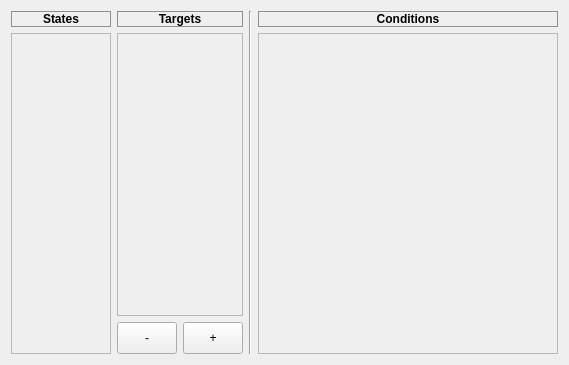
<?xml version="1.0" encoding="UTF-8"?>
<ui version="4.0">
 <class>Tab_Logic</class>
 <widget class="QWidget" name="Tab_Logic">
  <property name="geometry">
   <rect>
    <x>0</x>
    <y>0</y>
    <width>511</width>
    <height>365</height>
   </rect>
  </property>
  <property name="windowTitle">
   <string>Form</string>
  </property>
  <layout class="QGridLayout" name="gridLayout_3">
   <item row="0" column="0">
    <layout class="QGridLayout" name="gridLayout">
     <property name="verticalSpacing">
      <number>6</number>
     </property>
     <item row="0" column="1" colspan="2">
      <widget class="QLabel" name="label_2">
       <property name="font">
        <font>
         <weight>75</weight>
         <bold>true</bold>
        </font>
       </property>
       <property name="styleSheet">
        <string notr="true">border: 1px solid #8f8f91</string>
       </property>
       <property name="text">
        <string>Targets</string>
       </property>
       <property name="alignment">
        <set>Qt::AlignCenter</set>
       </property>
      </widget>
     </item>
     <item row="2" column="1">
      <widget class="QPushButton" name="button_removeTarget">
       <property name="sizePolicy">
        <sizepolicy hsizetype="Maximum" vsizetype="Maximum">
         <horstretch>0</horstretch>
         <verstretch>0</verstretch>
        </sizepolicy>
       </property>
       <property name="maximumSize">
        <size>
         <width>60</width>
         <height>32</height>
        </size>
       </property>
       <property name="text">
        <string>-</string>
       </property>
      </widget>
     </item>
     <item row="1" column="1" colspan="2">
      <widget class="QScrollArea" name="scrollArea_logic_targets">
       <property name="sizePolicy">
        <sizepolicy hsizetype="Expanding" vsizetype="Expanding">
         <horstretch>0</horstretch>
         <verstretch>0</verstretch>
        </sizepolicy>
       </property>
       <property name="minimumSize">
        <size>
         <width>100</width>
         <height>0</height>
        </size>
       </property>
       <property name="widgetResizable">
        <bool>true</bool>
       </property>
       <widget class="QWidget" name="scrollAreaWidgetContents_4">
        <property name="geometry">
         <rect>
          <x>0</x>
          <y>0</y>
          <width>98</width>
          <height>280</height>
         </rect>
        </property>
       </widget>
      </widget>
     </item>
     <item row="2" column="2" alignment="Qt::AlignRight">
      <widget class="QPushButton" name="button_addTarget">
       <property name="sizePolicy">
        <sizepolicy hsizetype="Minimum" vsizetype="Maximum">
         <horstretch>0</horstretch>
         <verstretch>2</verstretch>
        </sizepolicy>
       </property>
       <property name="maximumSize">
        <size>
         <width>60</width>
         <height>32</height>
        </size>
       </property>
       <property name="text">
        <string>+</string>
       </property>
       <property name="autoDefault">
        <bool>true</bool>
       </property>
      </widget>
     </item>
     <item row="1" column="0" rowspan="2">
      <widget class="QScrollArea" name="scrollArea_logic_states">
       <property name="sizePolicy">
        <sizepolicy hsizetype="Expanding" vsizetype="Expanding">
         <horstretch>0</horstretch>
         <verstretch>0</verstretch>
        </sizepolicy>
       </property>
       <property name="minimumSize">
        <size>
         <width>100</width>
         <height>60</height>
        </size>
       </property>
       <property name="widgetResizable">
        <bool>true</bool>
       </property>
       <widget class="QWidget" name="scrollAreaWidgetContents_3">
        <property name="geometry">
         <rect>
          <x>0</x>
          <y>0</y>
          <width>98</width>
          <height>306</height>
         </rect>
        </property>
        <zorder>label_2</zorder>
       </widget>
      </widget>
     </item>
     <item row="0" column="0">
      <widget class="QLabel" name="label">
       <property name="font">
        <font>
         <weight>75</weight>
         <bold>true</bold>
        </font>
       </property>
       <property name="styleSheet">
        <string notr="true">border: 1px solid #8f8f91</string>
       </property>
       <property name="text">
        <string>States</string>
       </property>
       <property name="alignment">
        <set>Qt::AlignCenter</set>
       </property>
      </widget>
     </item>
    </layout>
   </item>
   <item row="0" column="1">
    <widget class="Line" name="line_2">
     <property name="orientation">
      <enum>Qt::Vertical</enum>
     </property>
    </widget>
   </item>
   <item row="0" column="2">
    <layout class="QGridLayout" name="gridLayout_2">
     <item row="0" column="0">
      <widget class="QLabel" name="label_conditions">
       <property name="font">
        <font>
         <weight>75</weight>
         <bold>true</bold>
        </font>
       </property>
       <property name="styleSheet">
        <string notr="true">border: 1px solid #8f8f91</string>
       </property>
       <property name="text">
        <string>Conditions</string>
       </property>
       <property name="alignment">
        <set>Qt::AlignCenter</set>
       </property>
      </widget>
     </item>
     <item row="1" column="0">
      <widget class="QScrollArea" name="scrollArea_conditions">
       <property name="sizePolicy">
        <sizepolicy hsizetype="Fixed" vsizetype="Expanding">
         <horstretch>0</horstretch>
         <verstretch>0</verstretch>
        </sizepolicy>
       </property>
       <property name="minimumSize">
        <size>
         <width>300</width>
         <height>0</height>
        </size>
       </property>
       <property name="maximumSize">
        <size>
         <width>300</width>
         <height>16777215</height>
        </size>
       </property>
       <property name="widgetResizable">
        <bool>true</bool>
       </property>
       <widget class="QWidget" name="scrollAreaWidgetContents_5">
        <property name="geometry">
         <rect>
          <x>0</x>
          <y>0</y>
          <width>298</width>
          <height>311</height>
         </rect>
        </property>
        <zorder>scrollArea_logic_targets</zorder>
       </widget>
      </widget>
     </item>
    </layout>
   </item>
  </layout>
 </widget>
 <resources/>
 <connections/>
</ui>
